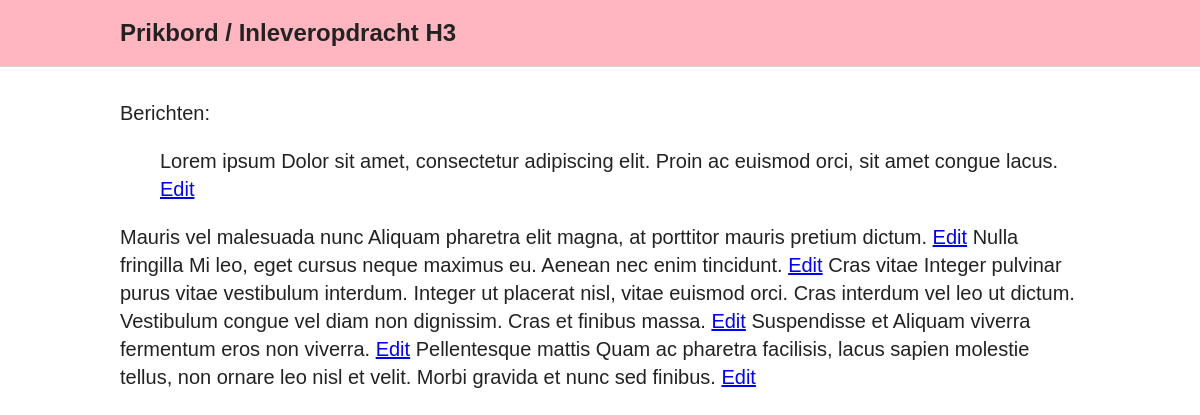
The page / on the database its author committed.
### tables this page shows
CREATE TABLE IF NOT EXISTS `berichten` (
  `id` int(11) NOT NULL AUTO_INCREMENT,
  `title` varchar(255) NOT NULL,
  `content` text NOT NULL,
  `author` varchar(255) DEFAULT NULL,
  PRIMARY KEY (`id`)
);

### backend/config.php (called while the page is built, shortened)
<?php
$base_url = 'http://localhost/H8-prikbord';

### index.php (the view, shortened to what this page needs)
<!doctype html>
<html lang="nl">
<head>
    <?php require_once 'head.php'; ?>
</head>
<body>
    <?php require_once 'header.php'; ?>
    <div class="container home">
        <p>Berichten:</p>
        <?php
        require_once 'backend/conn.php';
        $query = "SELECT * FROM berichten";
        $statement = $conn->prepare($query);
        $statement->execute();
        $berichten = $statement->fetchAll(PDO::FETCH_ASSOC);
        ?>
        <ul>
        <?php foreach($berichten as $bericht): ?>
            <td><?php echo $bericht['title']; ?></td>
            <td><?php echo $bericht['content']; ?></td>
            <td><a href="edit.php?id=<?php echo $bericht['id']; ?>">Edit</a></td>
        </ul>
        <?php endforeach; ?>
    </div>
</body>
</html>

### head.php (shortened to what this page needs)
<?php require_once 'backend/config.php'; ?>
<link rel="stylesheet" href="<?php echo $base_url; ?>/css/normalize.css">
<link rel="stylesheet" href="<?php echo $base_url; ?>/css/main.css">

### header.php
<?php require_once 'backend/config.php'; ?>
<header>
    <div class="container">
        <h1>Prikbord / Inleveropdracht H3</h1>
    </div>
</header>

### css/main.css (style rules this page uses)
html { color: #222; font-size: 1em; line-height: 1.4; }
html { font-size: 16px; }
body { font-family: Georgia, sans-serif; }
.container { max-width: 960px; margin: 0 auto; }
header { border-bottom: 1px solid lightgrey; font-size: 1.25rem; padding-top: 1rem; padding-bottom: 1rem; background-color: lightpink; }
header .container { display: flex; justify-content: space-between; align-items: center; }
h1 { margin: 0px; font-size: 1.5rem; }
.home { margin-top: 2rem; font-size: 1.25rem; }

### rows shown on the page
berichten: title "Lorem ipsum", content "Dolor sit amet, consectetur adipiscing elit. Proin ac euismod orci, sit amet congue lacus."
berichten: title "Mauris vel malesuada nunc", content "Aliquam pharetra elit magna, at porttitor mauris pretium dictum."
berichten: title "Nulla fringilla", content "Mi leo, eget cursus neque maximus eu. Aenean nec enim tincidunt."
berichten: title "Cras vitae", content "Integer pulvinar purus vitae vestibulum interdum. Integer ut placerat nisl, vitae euismod orci. Cras interdum vel leo ut dictum. Vestibulum congue vel diam non dignissim. Cras et finibus massa."
berichten: title "Suspendisse et", content "Aliquam viverra fermentum eros non viverra."
berichten: title "Pellentesque mattis", content "Quam ac pharetra facilisis, lacus sapien molestie tellus, non ornare leo nisl et velit. Morbi gravida et nunc sed finibus."
